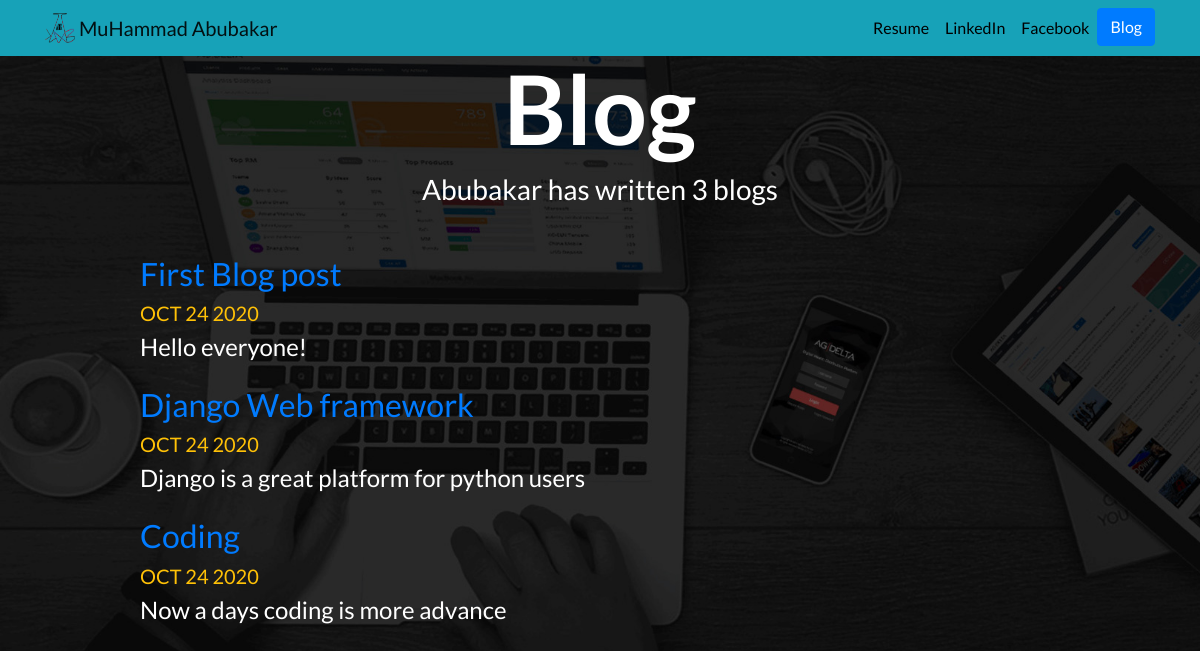
Screenshot of /blog/ with the database file from the repository.
### blog/models.py (models this page shows, shortened)
class ProjectBlog(models.Model):
    title = models.CharField(max_length=100)
    date = models.DateField(auto_created=True)
    description = models.CharField(max_length=200)

### blog/views.py (the view)
# urls.py: path('', views.blog, name= "all_blogs"),
def blog(request):
    projectblog = ProjectBlog.objects.order_by('-date')
    return render(request,"blog/all_blogs.html",{'projectblog':projectblog})

### blog/templates/blog/all_blogs.html (shortened to what this page needs)
{% extends "portfolio/base.html" %}
{% load static %}
{% block content %}
<h1 id="blogtitle" class="font-weight-bold text-center text-white">Blog</h1>
<h3 class="text-center mb-5 text-white">Abubakar has written {{ projectblog.count }} blog{{ projectblog.count|pluralize }}</h3>
{% for blog in projectblog %}
<div class="row justify-content-center my-3 text-white">
  <div class="col-md-10">
    <a href="{% url 'blog:detail' blog.id %}">
      <h2>{{ blog.title }}</h2>
    </a>
    <h5 class="text-warning">{{ blog.date|date:'M d Y'|upper }}</h5>
    <h4>{{ blog.description|striptags|truncatechars:100 }}</h4>
  </div>
</div>
{% endfor %}
{% endblock %}

### portfolio/static/portfolio/custom.css (style rules this page uses)
body { font-family: 'Lato', sans-serif; }
#blogtitle { font-size: 6rem; }

### blog/templates/blog/all_blogs.html (style rules this page uses)
body { background-image:url(/media/portfolio/images/bg.jpg); background-size: cover; background-attachment: fixed; background-repeat:no-repeat; padding-top: 50px; }

### rows the page displays
ProjectBlog: title "First Blog post", date "OCT 24 2020", description "Hello everyone!"
ProjectBlog: title "Django Web framework", date "OCT 24 2020", description "Django is a great platform for python users"
ProjectBlog: title "Coding", date "OCT 24 2020", description "Now a days coding is more advance"

### other values shown
{{ projectblog.count }} "3"
